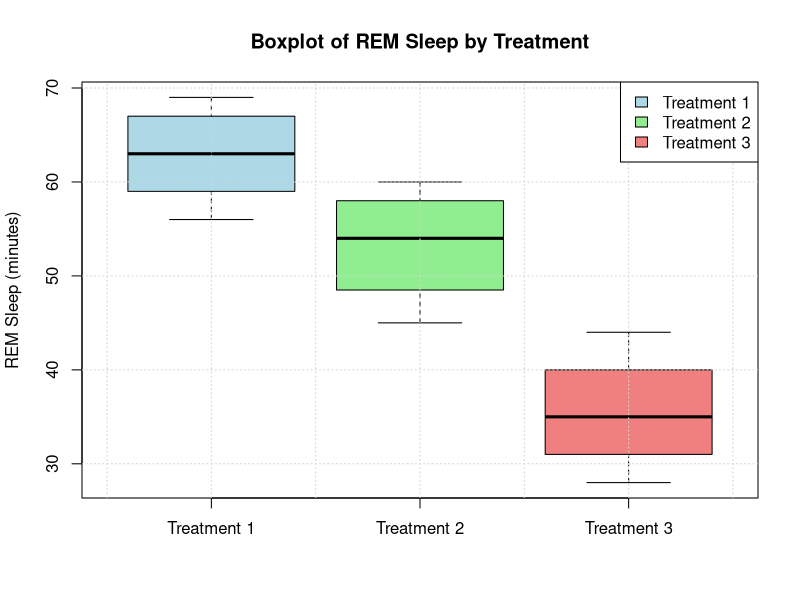
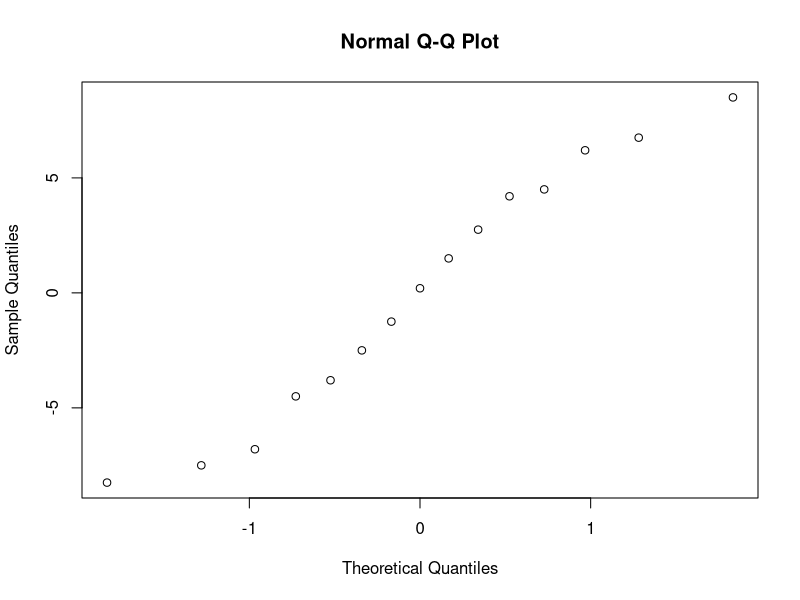
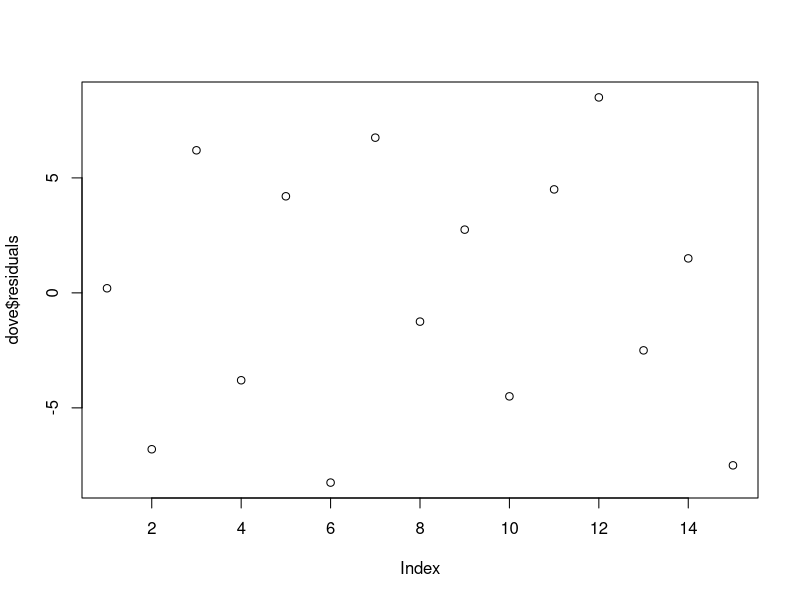
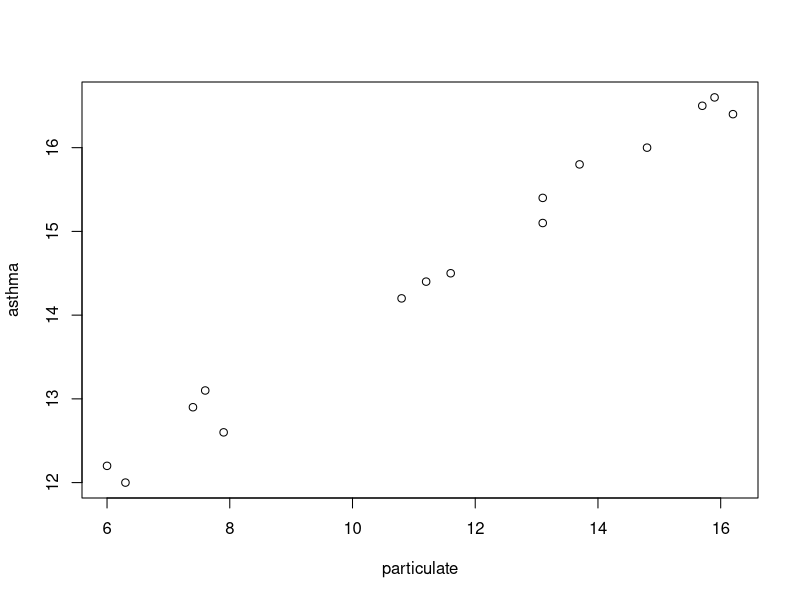
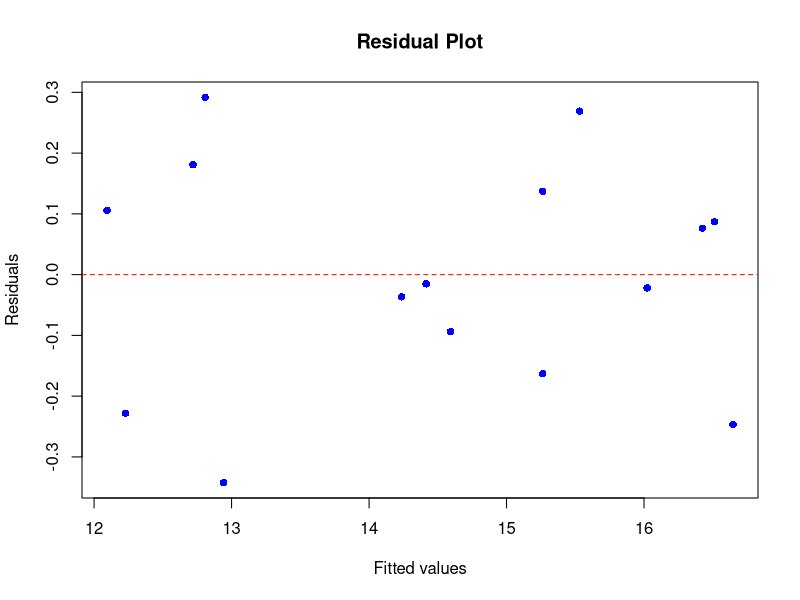
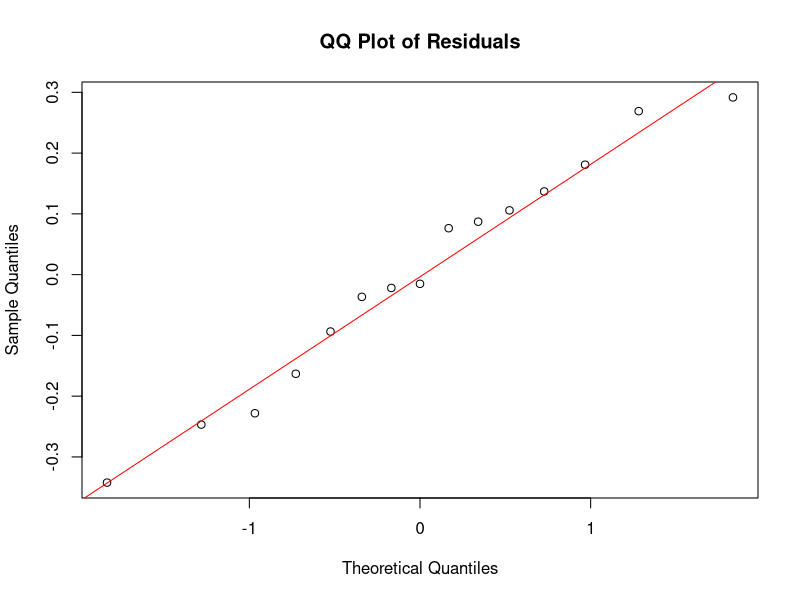

Reproduce these figures in R, in order.
## ---- chunk 1
knitr::opts_chunk$set(echo = TRUE)
## ---- chunk 2
# Data
treatment1 <- c(63, 56, 69, 59, 67)
treatment2 <- c(45, 60, 52, 56)
treatment3 <- c(31, 40, 44, 33, 37, 28)

# Combine data into a list
data <- list(Treatment1 = treatment1, Treatment2 = treatment2, Treatment3 = treatment3)

# Create boxplot
boxplot(data, col = c("lightblue", "lightgreen", "lightcoral"),
        main = "Boxplot of REM Sleep by Treatment",
        ylab = "REM Sleep (minutes)",
        names = c("Treatment 1", "Treatment 2", "Treatment 3"))

# Add grid for better readability
grid()

# Add legend
legend("topright", legend = c("Treatment 1", "Treatment 2", "Treatment 3"),
       fill = c("lightblue", "lightgreen", "lightcoral"))

## ---- chunk 3
# Calculate mean, sd, and n for each treatment
mean_treatment1 <- mean(treatment1)
sd_treatment1 <- sd(treatment1)
n_treatment1 <- length(treatment1)

mean_treatment2 <- mean(treatment2)
sd_treatment2 <- sd(treatment2)
n_treatment2 <- length(treatment2)

mean_treatment3 <- mean(treatment3)
sd_treatment3 <- sd(treatment3)
n_treatment3 <- length(treatment3)

# Calculate overall mean, sd, and N
overall_mean <- mean(c(treatment1, treatment2, treatment3))
overall_sd <- sd(c(treatment1, treatment2, treatment3))
overall_n <- length(c(treatment1, treatment2, treatment3))

## ---- chunk 4
df = data.frame(REM = c(treatment1, treatment2, treatment3), TRT = c(rep("treatment1", length(treatment1)), rep("treatment2", length(treatment2)), rep("treatment3", length(treatment3))))
dove = aov(REM ~ TRT, data = df)

qqnorm(dove$residuals)
plot(dove$residuals)
## ---- chunk 5
# Assuming 'anova_model' is the model obtained from the ANOVA analysis

# Obtain the relevant multiplier for Tukey method
tukey_result <- TukeyHSD(dove)

# Display the Tukey multiple comparisons
tukey_result

## ---- chunk 6
kruskal.test(REM ~ TRT, data = df)
pairwise = pairwise.wilcox.test(df$REM, df$TRT, p.adjust.method = "bonferroni")
## ---- chunk 7
particulate=c(11.6, 15.9, 15.7, 7.9, 6.3, 13.7, 13.1, 10.8, 6.0, 7.6, 14.8, 7.4, 16.2, 13.1, 11.2)
asthma=c(14.5, 16.6, 16.5, 12.6, 12.0, 15.8, 15.1, 14.2, 12.2, 13.1, 16.0, 12.9, 16.4, 15.4, 14.4)
plot(asthma ~ particulate) 
## ---- chunk 8
cor(particulate, asthma)
## ---- chunk 9
mean_particulate = mean(particulate)
mean_asthma = mean(asthma) 

correlation_coefficient = cor(particulate, asthma)

slope <- correlation_coefficient * (sd(asthma) / sd(particulate))
intercept <- mean_asthma - slope * mean_particulate

# Display results
cat("Slope (b):", slope, "\n")
cat("Y-intercept (a):", intercept, "\n")

## ---- chunk 10
lm(asthma ~ particulate)
## ---- chunk 11
# Extract residuals from the model
linear_model <- lm(asthma ~ particulate)
fitted_values <- fitted(linear_model)
residuals <- residuals(linear_model)

# Construct a residual plot
plot(fitted(lm(asthma ~ particulate)), residuals, xlab = "Fitted values", ylab = "Residuals",
     main = "Residual Plot", pch = 16, col = "blue")
abline(h = 0, col = "red", lty = 2)  # Add a horizontal line at y = 0

# Create a QQ plot of the residuals
qqnorm(residuals, main = "QQ Plot of Residuals")
qqline(residuals, col = "red")
## ---- chunk 12
# Find the index of the observation with the largest residual magnitude
index_max_residual <- which.max(abs(residuals))

# Extract the corresponding observation
observation_max_residual <- c(particulate[index_max_residual], asthma[index_max_residual])

# Display the observation with the largest residual magnitude
print(observation_max_residual)

# Calculate the residual for the observation with the largest magnitude
observed_value_max_residual <- asthma[index_max_residual]
fitted_value_max_residual <- fitted_values[index_max_residual]
residual_max <- observed_value_max_residual - fitted_value_max_residual

# Display the calculated residual
print(residual_max)

## ---- chunk 13
 Rec1<-c(0.95, 0.86, 0.85, 0.81, 0.75, 0.83, 0.87, 0.74, 0.92, 0.81)

Rec2<-c(0.71, 0.67, 0.82, 0.78, 0.84, 0.82, 0.75, 0.76, 0.71, 0.64)

Densities<-c(Rec1, Rec2)

Recipe<-as.factor(c(rep("Rec1", times=10), rep("Rec2", times=10)))

Bread.df<-data.frame(Densities, Recipe)
Bread.df

model <- lm(Densities ~ Recipe, data = Bread.df)
anova_result = anova(model) 
anova_result
